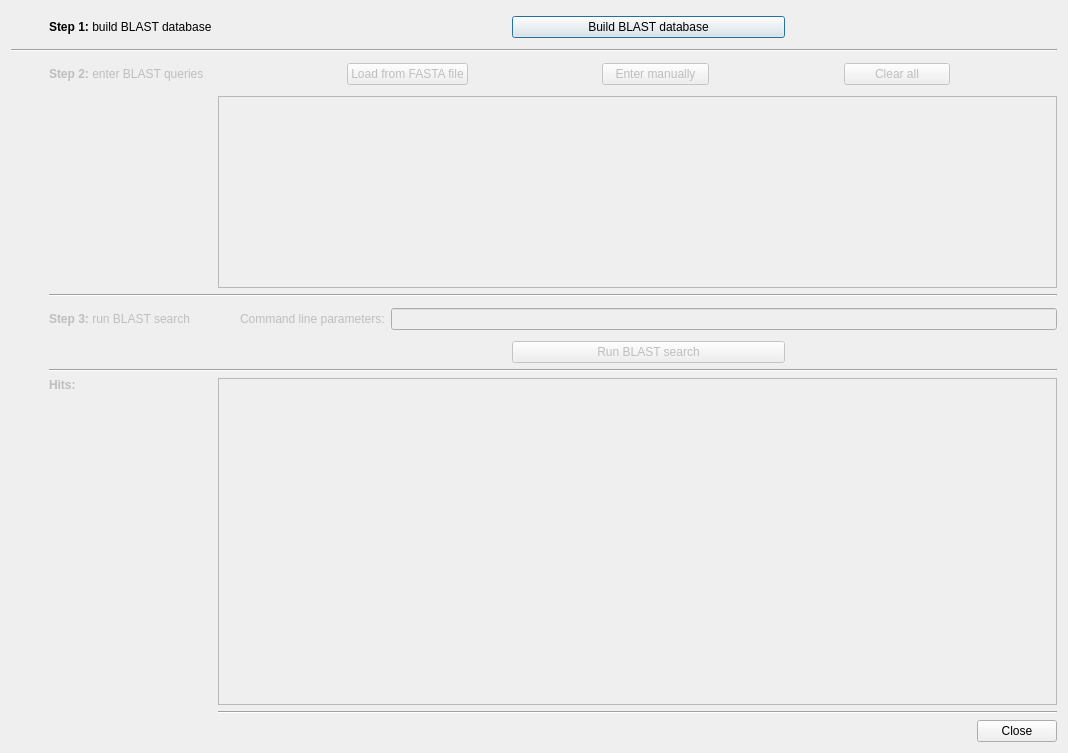
<?xml version="1.0" encoding="UTF-8"?>
<ui version="4.0">
 <class>BlastSearchDialog</class>
 <widget class="QDialog" name="BlastSearchDialog">
  <property name="geometry">
   <rect>
    <x>0</x>
    <y>0</y>
    <width>1068</width>
    <height>753</height>
   </rect>
  </property>
  <property name="windowTitle">
   <string>Load BLAST results</string>
  </property>
  <layout class="QGridLayout" name="gridLayout_2">
   <item row="9" column="1">
    <widget class="QLabel" name="step3Label">
     <property name="enabled">
      <bool>false</bool>
     </property>
     <property name="text">
      <string>&lt;html&gt;&lt;head/&gt;&lt;body&gt;&lt;p&gt;&lt;span style=&quot; font-weight:600;&quot;&gt;Step 3:&lt;/span&gt; run BLAST search&lt;/p&gt;&lt;/body&gt;&lt;/html&gt;</string>
     </property>
    </widget>
   </item>
   <item row="13" column="2" rowspan="2">
    <widget class="QTableView" name="blastHitsTableView">
     <property name="enabled">
      <bool>false</bool>
     </property>
     <property name="editTriggers">
      <set>QAbstractItemView::NoEditTriggers</set>
     </property>
    </widget>
   </item>
   <item row="0" column="2">
    <widget class="QWidget" name="widget_3" native="true">
     <layout class="QHBoxLayout" name="horizontalLayout">
      <property name="leftMargin">
       <number>0</number>
      </property>
      <property name="topMargin">
       <number>0</number>
      </property>
      <property name="rightMargin">
       <number>0</number>
      </property>
      <property name="bottomMargin">
       <number>0</number>
      </property>
      <item>
       <spacer name="horizontalSpacer">
        <property name="orientation">
         <enum>Qt::Horizontal</enum>
        </property>
        <property name="sizeHint" stdset="0">
         <size>
          <width>40</width>
          <height>20</height>
         </size>
        </property>
       </spacer>
      </item>
      <item>
       <widget class="InfoTextWidget" name="buildBlastDatabaseInfoText" native="true">
        <property name="sizePolicy">
         <sizepolicy hsizetype="Fixed" vsizetype="Fixed">
          <horstretch>0</horstretch>
          <verstretch>0</verstretch>
         </sizepolicy>
        </property>
        <property name="minimumSize">
         <size>
          <width>16</width>
          <height>16</height>
         </size>
        </property>
       </widget>
      </item>
      <item>
       <widget class="QPushButton" name="buildBlastDatabaseButton">
        <property name="sizePolicy">
         <sizepolicy hsizetype="Expanding" vsizetype="Fixed">
          <horstretch>0</horstretch>
          <verstretch>0</verstretch>
         </sizepolicy>
        </property>
        <property name="text">
         <string>Build BLAST database</string>
        </property>
       </widget>
      </item>
      <item>
       <spacer name="horizontalSpacer_2">
        <property name="orientation">
         <enum>Qt::Horizontal</enum>
        </property>
        <property name="sizeHint" stdset="0">
         <size>
          <width>40</width>
          <height>20</height>
         </size>
        </property>
       </spacer>
      </item>
     </layout>
    </widget>
   </item>
   <item row="4" column="2" rowspan="4">
    <widget class="QTableView" name="blastQueriesTableView">
     <property name="enabled">
      <bool>false</bool>
     </property>
     <property name="sizePolicy">
      <sizepolicy hsizetype="Expanding" vsizetype="Preferred">
       <horstretch>0</horstretch>
       <verstretch>0</verstretch>
      </sizepolicy>
     </property>
     <property name="editTriggers">
      <set>QAbstractItemView::NoEditTriggers</set>
     </property>
    </widget>
   </item>
   <item row="0" column="1">
    <widget class="QLabel" name="step1Label">
     <property name="font">
      <font>
       <weight>50</weight>
       <bold>false</bold>
      </font>
     </property>
     <property name="text">
      <string>&lt;html&gt;&lt;head/&gt;&lt;body&gt;&lt;p&gt;&lt;span style=&quot; font-weight:600;&quot;&gt;Step 1: &lt;/span&gt;build BLAST database&lt;/p&gt;&lt;/body&gt;&lt;/html&gt;</string>
     </property>
    </widget>
   </item>
   <item row="8" column="1" colspan="2">
    <widget class="Line" name="line_2">
     <property name="orientation">
      <enum>Qt::Horizontal</enum>
     </property>
    </widget>
   </item>
   <item row="13" column="1">
    <widget class="QLabel" name="hitsLabel">
     <property name="enabled">
      <bool>false</bool>
     </property>
     <property name="font">
      <font>
       <weight>75</weight>
       <bold>true</bold>
      </font>
     </property>
     <property name="text">
      <string>Hits:</string>
     </property>
    </widget>
   </item>
   <item row="12" column="1" colspan="2">
    <widget class="Line" name="line_4">
     <property name="orientation">
      <enum>Qt::Horizontal</enum>
     </property>
    </widget>
   </item>
   <item row="16" column="2">
    <widget class="QDialogButtonBox" name="buttonBox">
     <property name="orientation">
      <enum>Qt::Horizontal</enum>
     </property>
     <property name="standardButtons">
      <set>QDialogButtonBox::Close</set>
     </property>
    </widget>
   </item>
   <item row="10" column="2">
    <widget class="QWidget" name="widget_5" native="true">
     <layout class="QHBoxLayout" name="horizontalLayout_3">
      <property name="leftMargin">
       <number>0</number>
      </property>
      <property name="topMargin">
       <number>0</number>
      </property>
      <property name="rightMargin">
       <number>0</number>
      </property>
      <property name="bottomMargin">
       <number>0</number>
      </property>
      <item>
       <spacer name="horizontalSpacer_3">
        <property name="orientation">
         <enum>Qt::Horizontal</enum>
        </property>
        <property name="sizeHint" stdset="0">
         <size>
          <width>40</width>
          <height>20</height>
         </size>
        </property>
       </spacer>
      </item>
      <item>
       <widget class="InfoTextWidget" name="startBlastSearchInfoText" native="true">
        <property name="sizePolicy">
         <sizepolicy hsizetype="Fixed" vsizetype="Fixed">
          <horstretch>0</horstretch>
          <verstretch>0</verstretch>
         </sizepolicy>
        </property>
        <property name="minimumSize">
         <size>
          <width>16</width>
          <height>16</height>
         </size>
        </property>
       </widget>
      </item>
      <item>
       <widget class="QPushButton" name="startBlastSearchButton">
        <property name="enabled">
         <bool>false</bool>
        </property>
        <property name="sizePolicy">
         <sizepolicy hsizetype="Expanding" vsizetype="Fixed">
          <horstretch>0</horstretch>
          <verstretch>0</verstretch>
         </sizepolicy>
        </property>
        <property name="text">
         <string>Run BLAST search</string>
        </property>
       </widget>
      </item>
      <item>
       <spacer name="horizontalSpacer_4">
        <property name="orientation">
         <enum>Qt::Horizontal</enum>
        </property>
        <property name="sizeHint" stdset="0">
         <size>
          <width>40</width>
          <height>20</height>
         </size>
        </property>
       </spacer>
      </item>
     </layout>
    </widget>
   </item>
   <item row="3" column="2">
    <widget class="QWidget" name="widget_6" native="true">
     <layout class="QHBoxLayout" name="horizontalLayout_4">
      <property name="leftMargin">
       <number>0</number>
      </property>
      <property name="topMargin">
       <number>0</number>
      </property>
      <property name="rightMargin">
       <number>0</number>
      </property>
      <property name="bottomMargin">
       <number>0</number>
      </property>
      <item>
       <spacer name="horizontalSpacer_5">
        <property name="orientation">
         <enum>Qt::Horizontal</enum>
        </property>
        <property name="sizeHint" stdset="0">
         <size>
          <width>40</width>
          <height>20</height>
         </size>
        </property>
       </spacer>
      </item>
      <item>
       <widget class="InfoTextWidget" name="loadQueriesFromFastaInfoText" native="true">
        <property name="sizePolicy">
         <sizepolicy hsizetype="Fixed" vsizetype="Fixed">
          <horstretch>0</horstretch>
          <verstretch>0</verstretch>
         </sizepolicy>
        </property>
        <property name="minimumSize">
         <size>
          <width>16</width>
          <height>16</height>
         </size>
        </property>
       </widget>
      </item>
      <item>
       <widget class="QPushButton" name="loadQueriesFromFastaButton">
        <property name="enabled">
         <bool>false</bool>
        </property>
        <property name="sizePolicy">
         <sizepolicy hsizetype="Expanding" vsizetype="Fixed">
          <horstretch>0</horstretch>
          <verstretch>0</verstretch>
         </sizepolicy>
        </property>
        <property name="text">
         <string>Load from FASTA file</string>
        </property>
       </widget>
      </item>
      <item>
       <spacer name="horizontalSpacer_7">
        <property name="orientation">
         <enum>Qt::Horizontal</enum>
        </property>
        <property name="sizeHint" stdset="0">
         <size>
          <width>40</width>
          <height>20</height>
         </size>
        </property>
       </spacer>
      </item>
      <item>
       <widget class="InfoTextWidget" name="enterQueryManuallyInfoText" native="true">
        <property name="sizePolicy">
         <sizepolicy hsizetype="Fixed" vsizetype="Fixed">
          <horstretch>0</horstretch>
          <verstretch>0</verstretch>
         </sizepolicy>
        </property>
        <property name="minimumSize">
         <size>
          <width>16</width>
          <height>16</height>
         </size>
        </property>
       </widget>
      </item>
      <item>
       <widget class="QPushButton" name="enterQueryManuallyButton">
        <property name="enabled">
         <bool>false</bool>
        </property>
        <property name="sizePolicy">
         <sizepolicy hsizetype="Expanding" vsizetype="Fixed">
          <horstretch>0</horstretch>
          <verstretch>0</verstretch>
         </sizepolicy>
        </property>
        <property name="text">
         <string>Enter manually</string>
        </property>
       </widget>
      </item>
      <item>
       <spacer name="horizontalSpacer_8">
        <property name="orientation">
         <enum>Qt::Horizontal</enum>
        </property>
        <property name="sizeHint" stdset="0">
         <size>
          <width>40</width>
          <height>20</height>
         </size>
        </property>
       </spacer>
      </item>
      <item>
       <widget class="InfoTextWidget" name="clearQueriesInfoText" native="true">
        <property name="sizePolicy">
         <sizepolicy hsizetype="Fixed" vsizetype="Fixed">
          <horstretch>0</horstretch>
          <verstretch>0</verstretch>
         </sizepolicy>
        </property>
        <property name="minimumSize">
         <size>
          <width>16</width>
          <height>16</height>
         </size>
        </property>
       </widget>
      </item>
      <item>
       <widget class="QPushButton" name="clearQueriesButton">
        <property name="enabled">
         <bool>false</bool>
        </property>
        <property name="sizePolicy">
         <sizepolicy hsizetype="Expanding" vsizetype="Fixed">
          <horstretch>0</horstretch>
          <verstretch>0</verstretch>
         </sizepolicy>
        </property>
        <property name="text">
         <string>Clear all</string>
        </property>
       </widget>
      </item>
      <item>
       <spacer name="horizontalSpacer_6">
        <property name="orientation">
         <enum>Qt::Horizontal</enum>
        </property>
        <property name="sizeHint" stdset="0">
         <size>
          <width>40</width>
          <height>20</height>
         </size>
        </property>
       </spacer>
      </item>
     </layout>
    </widget>
   </item>
   <item row="9" column="2">
    <widget class="QWidget" name="widget_4" native="true">
     <layout class="QHBoxLayout" name="horizontalLayout_2">
      <property name="leftMargin">
       <number>0</number>
      </property>
      <property name="topMargin">
       <number>0</number>
      </property>
      <property name="rightMargin">
       <number>0</number>
      </property>
      <property name="bottomMargin">
       <number>0</number>
      </property>
      <item>
       <widget class="InfoTextWidget" name="parametersInfoText" native="true">
        <property name="sizePolicy">
         <sizepolicy hsizetype="Fixed" vsizetype="Fixed">
          <horstretch>0</horstretch>
          <verstretch>0</verstretch>
         </sizepolicy>
        </property>
        <property name="minimumSize">
         <size>
          <width>16</width>
          <height>16</height>
         </size>
        </property>
       </widget>
      </item>
      <item>
       <widget class="QLabel" name="parametersLabel">
        <property name="enabled">
         <bool>false</bool>
        </property>
        <property name="text">
         <string>Command line parameters:</string>
        </property>
       </widget>
      </item>
      <item>
       <widget class="QLineEdit" name="parametersLineEdit">
        <property name="enabled">
         <bool>false</bool>
        </property>
       </widget>
      </item>
     </layout>
    </widget>
   </item>
   <item row="3" column="1">
    <widget class="QLabel" name="step2Label">
     <property name="enabled">
      <bool>false</bool>
     </property>
     <property name="text">
      <string>&lt;html&gt;&lt;head/&gt;&lt;body&gt;&lt;p&gt;&lt;span style=&quot; font-weight:600;&quot;&gt;Step 2: &lt;/span&gt;enter BLAST queries&lt;/p&gt;&lt;/body&gt;&lt;/html&gt;</string>
     </property>
    </widget>
   </item>
   <item row="15" column="2">
    <widget class="Line" name="line">
     <property name="orientation">
      <enum>Qt::Horizontal</enum>
     </property>
    </widget>
   </item>
   <item row="14" column="1">
    <spacer name="verticalSpacer_2">
     <property name="orientation">
      <enum>Qt::Vertical</enum>
     </property>
     <property name="sizeHint" stdset="0">
      <size>
       <width>20</width>
       <height>40</height>
      </size>
     </property>
    </spacer>
   </item>
   <item row="0" column="0">
    <widget class="QLabel" name="step1TickLabel">
     <property name="sizePolicy">
      <sizepolicy hsizetype="Fixed" vsizetype="Fixed">
       <horstretch>0</horstretch>
       <verstretch>0</verstretch>
      </sizepolicy>
     </property>
     <property name="minimumSize">
      <size>
       <width>32</width>
       <height>32</height>
      </size>
     </property>
     <property name="text">
      <string/>
     </property>
     <property name="scaledContents">
      <bool>true</bool>
     </property>
    </widget>
   </item>
   <item row="1" column="0" colspan="3">
    <widget class="Line" name="line_3">
     <property name="orientation">
      <enum>Qt::Horizontal</enum>
     </property>
    </widget>
   </item>
   <item row="3" column="0">
    <widget class="QLabel" name="step2TickLabel">
     <property name="sizePolicy">
      <sizepolicy hsizetype="Fixed" vsizetype="Fixed">
       <horstretch>0</horstretch>
       <verstretch>0</verstretch>
      </sizepolicy>
     </property>
     <property name="minimumSize">
      <size>
       <width>32</width>
       <height>32</height>
      </size>
     </property>
     <property name="text">
      <string/>
     </property>
     <property name="scaledContents">
      <bool>true</bool>
     </property>
    </widget>
   </item>
   <item row="9" column="0">
    <widget class="QLabel" name="step3TickLabel">
     <property name="sizePolicy">
      <sizepolicy hsizetype="Fixed" vsizetype="Fixed">
       <horstretch>0</horstretch>
       <verstretch>0</verstretch>
      </sizepolicy>
     </property>
     <property name="minimumSize">
      <size>
       <width>32</width>
       <height>32</height>
      </size>
     </property>
     <property name="text">
      <string/>
     </property>
     <property name="scaledContents">
      <bool>true</bool>
     </property>
    </widget>
   </item>
  </layout>
 </widget>
 <customwidgets>
  <customwidget>
   <class>InfoTextWidget</class>
   <extends>QWidget</extends>
   <header>infotextwidget.h</header>
   <container>1</container>
  </customwidget>
 </customwidgets>
 <resources/>
 <connections>
  <connection>
   <sender>buttonBox</sender>
   <signal>accepted()</signal>
   <receiver>BlastSearchDialog</receiver>
   <slot>accept()</slot>
   <hints>
    <hint type="sourcelabel">
     <x>248</x>
     <y>254</y>
    </hint>
    <hint type="destinationlabel">
     <x>157</x>
     <y>274</y>
    </hint>
   </hints>
  </connection>
  <connection>
   <sender>buttonBox</sender>
   <signal>rejected()</signal>
   <receiver>BlastSearchDialog</receiver>
   <slot>reject()</slot>
   <hints>
    <hint type="sourcelabel">
     <x>316</x>
     <y>260</y>
    </hint>
    <hint type="destinationlabel">
     <x>286</x>
     <y>274</y>
    </hint>
   </hints>
  </connection>
 </connections>
</ui>
